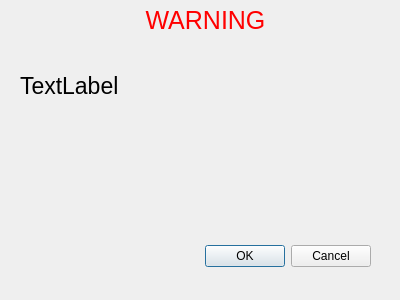
<?xml version="1.0" encoding="UTF-8"?>
<ui version="4.0">
 <class>warningdisplay</class>
 <widget class="QDialog" name="warningdisplay">
  <property name="geometry">
   <rect>
    <x>0</x>
    <y>0</y>
    <width>400</width>
    <height>300</height>
   </rect>
  </property>
  <property name="font">
   <font>
    <family>Arial</family>
   </font>
  </property>
  <property name="windowTitle">
   <string>Dialog</string>
  </property>
  <widget class="QDialogButtonBox" name="buttonBox">
   <property name="geometry">
    <rect>
     <x>30</x>
     <y>240</y>
     <width>341</width>
     <height>32</height>
    </rect>
   </property>
   <property name="orientation">
    <enum>Qt::Orientation::Horizontal</enum>
   </property>
   <property name="standardButtons">
    <set>QDialogButtonBox::StandardButton::Cancel|QDialogButtonBox::StandardButton::Ok</set>
   </property>
  </widget>
  <widget class="QLabel" name="genericWarningLabel">
   <property name="geometry">
    <rect>
     <x>100</x>
     <y>0</y>
     <width>211</width>
     <height>41</height>
    </rect>
   </property>
   <property name="font">
    <font>
     <family>Arial</family>
     <pointsize>19</pointsize>
    </font>
   </property>
   <property name="styleSheet">
    <string notr="true">color: red;</string>
   </property>
   <property name="text">
    <string>WARNING</string>
   </property>
   <property name="alignment">
    <set>Qt::AlignmentFlag::AlignCenter</set>
   </property>
   <property name="wordWrap">
    <bool>true</bool>
   </property>
  </widget>
  <widget class="QLabel" name="imageWarning">
   <property name="geometry">
    <rect>
     <x>20</x>
     <y>140</y>
     <width>141</width>
     <height>141</height>
    </rect>
   </property>
   <property name="text">
    <string/>
   </property>
   <property name="pixmap">
    <pixmap resource="resources.qrc">:/icons/icons/plottingRaccoon.png</pixmap>
   </property>
   <property name="scaledContents">
    <bool>true</bool>
   </property>
  </widget>
  <widget class="QLabel" name="warning">
   <property name="geometry">
    <rect>
     <x>20</x>
     <y>40</y>
     <width>361</width>
     <height>91</height>
    </rect>
   </property>
   <property name="font">
    <font>
     <family>Arial</family>
     <pointsize>17</pointsize>
    </font>
   </property>
   <property name="text">
    <string>TextLabel</string>
   </property>
   <property name="wordWrap">
    <bool>true</bool>
   </property>
  </widget>
 </widget>
 <resources>
  <include location="resources.qrc"/>
 </resources>
 <connections>
  <connection>
   <sender>buttonBox</sender>
   <signal>accepted()</signal>
   <receiver>warningdisplay</receiver>
   <slot>accept()</slot>
   <hints>
    <hint type="sourcelabel">
     <x>248</x>
     <y>254</y>
    </hint>
    <hint type="destinationlabel">
     <x>157</x>
     <y>274</y>
    </hint>
   </hints>
  </connection>
  <connection>
   <sender>buttonBox</sender>
   <signal>rejected()</signal>
   <receiver>warningdisplay</receiver>
   <slot>reject()</slot>
   <hints>
    <hint type="sourcelabel">
     <x>316</x>
     <y>260</y>
    </hint>
    <hint type="destinationlabel">
     <x>286</x>
     <y>274</y>
    </hint>
   </hints>
  </connection>
 </connections>
</ui>
